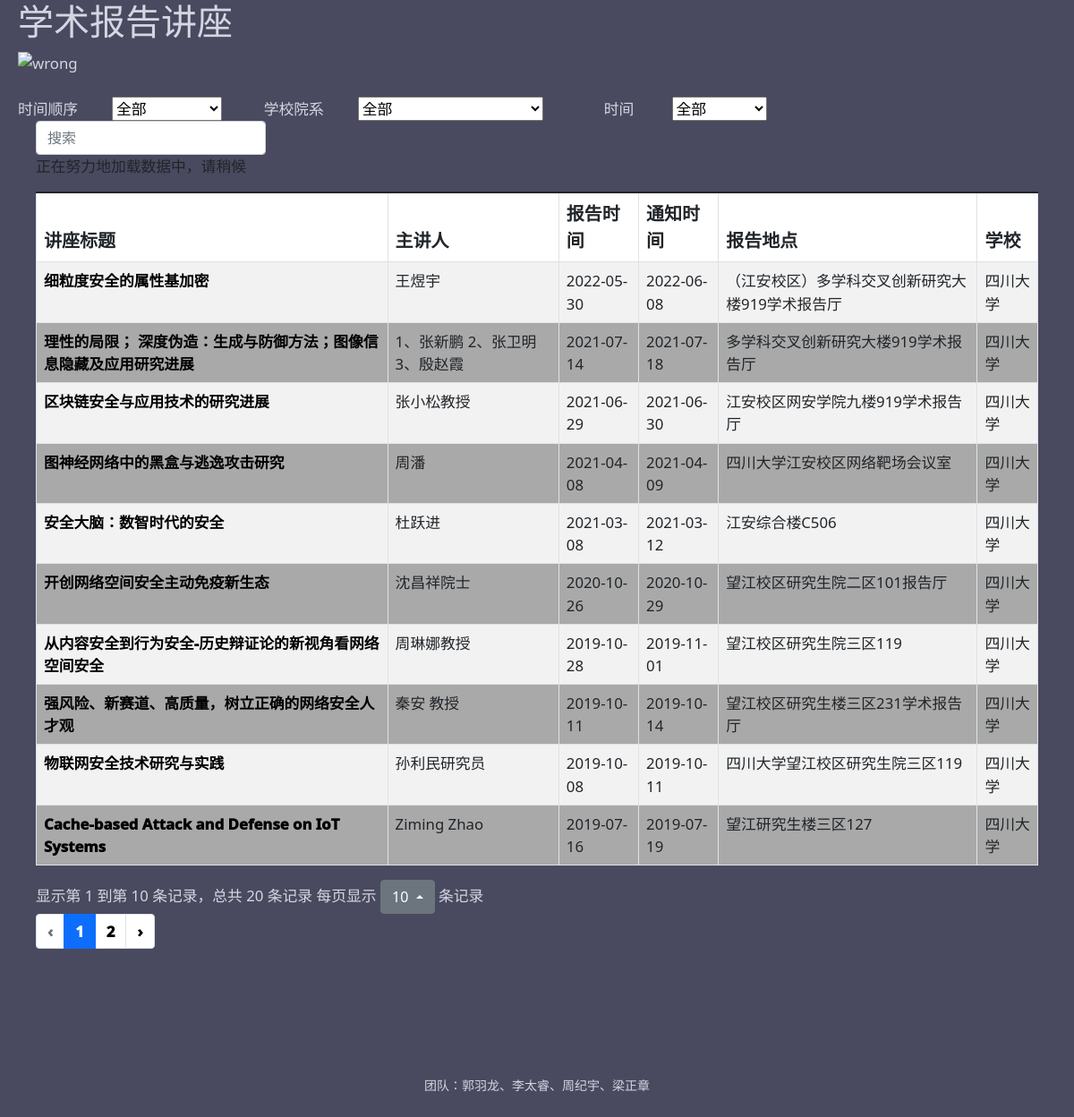
/sc, run on the app's committed database.
### tables this page shows
CREATE TABLE inf(university text,link text PRIMARY KEY,title text,time text,speaker text,place text, rel_time text);

### app.py (the view)
@app.route('/sc')
def website1_3():  # put application's code here
    sql = '''select *
         from inf
        where inf.university == "�Ĵ���ѧ"
        order by time desc
        '''
    datalist = use_db(sql)
    return render_template("school3.html", reports=datalist)

### app.py (called while the page is built)
def use_db(sql_order):
    conn = sqlite3.connect('lecture.db')
    datalist = []
    cur = conn.cursor()
    cur.execute(sql_order)
    results = cur.fetchall()
    for row in results:
        datalist.append(row)
    conn.commit()
    conn.close()
    return datalist

### templates/school3.html (shortened to what this page needs)
<!DOCTYPE html>
<html lang="en">
<head>
    <link rel="stylesheet" href="/static/css/style.css">
    <link rel="stylesheet" href="/static/css">
    <link href="https://cdn.jsdelivr.net/npm/bootstrap@5.1.3/dist/css/bootstrap.min.css" rel="stylesheet"
>
    <link rel="stylesheet" href="https://cdn.jsdelivr.net/npm/bootstrap-icons@1.7.2/font/bootstrap-icons.css">
    <link rel="stylesheet" href="https://unpkg.com/bootstrap-table@1.20.2/dist/bootstrap-table.min.css">
    <link rel="stylesheet" href="/static/src/jquery.page.css">
</head>
<body style="margin-left: 20px; margin-right: 20px; ">
<h1 class="content">学术报告讲座</h1>
<div>
    <img
            src="https://www.cs.tsinghua.edu.cn/images/list-banner.png"
            height="120px"
            width="1350"
    alt="wrong"
    />
</div>
<br/>
<span class="kg">时间顺序</span
>&emsp; &emsp;<label>
    <select onchange="window.open(this.options[this.selectedIndex].value)">
        <option value="/">全部</option>
    </select>
</label>
<span class="kg">学校院系</span
>&emsp; &emsp;<label for=""></label><select onchange="window.open(this.options[this.selectedIndex].value)">
    <option value="/" selected>全部</option>
</select>
&emsp; &emsp; &emsp; 时间&emsp; &emsp;
    <select onchange="window.open(this.options[this.selectedIndex].value)">
        <option value="/">全部</option>
    </select>
<div style="margin-left: 20px; margin-right: 20px; ">
<table
        id='table_page'
        class="table-striped"
>
    {% for report in reports %}
        <tr>
            <th><a href="{{ report[1] }}" target="_blank">
                {{ report[2] }} </a></th>
            <th>{{ report[4] }}</th>
            <th>{{ report[6] }}</th>
            <th>{{ report[3] }}</th>
            <th>{{ report[5] }}</th>
            <th >{{ report[0] }}</th>
        </tr>
    {% endfor %}
</table>
</div>
<br><br><br>
<div style="text-align:center;margin:50px 0; font:normal 14px/24px 'MicroSoft YaHei';">
<p>团队：郭羽龙、李太睿、周纪宇、梁正章</p>
</div>
</body>
</html>

### static/css/style.css (style rules this page uses)
tr:nth-child(odd) { background-color: #ffffff; }
tr:nth-child(even) { background-color: rgb(169, 169, 169); }
a { font-weight: 1000; color: #000000; }
a:link { text-decoration: none; color:black; }

### data on the page
inf: title "细粒度安全的属性基加密", speaker "王煜宇", rel_time "2022-05-30", time "2022-06-08", place "（江安校区）多学科交叉创新研究大楼919学术报告厅", university "四川大学"
inf: title "理性的局限； 深度伪造：生成与防御方法；图像信息隐藏及应用研究进展", speaker "1、张新鹏 2、张卫明 3、殷赵霞", rel_time "2021-07-14", time "2021-07-18", place "多学科交叉创新研究大楼919学术报告厅", university "四川大学"
inf: title "区块链安全与应用技术的研究进展", speaker "张小松教授", rel_time "2021-06-29", time "2021-06-30", place "江安校区网安学院九楼919学术报告厅", university "四川大学"
inf: title "图神经网络中的黑盒与逃逸攻击研究", speaker "周潘", rel_time "2021-04-08", time "2021-04-09", place "四川大学江安校区网络靶场会议室", university "四川大学"
inf: title "安全大脑：数智时代的安全", speaker "杜跃进", rel_time "2021-03-08", time "2021-03-12", place "江安综合楼C506", university "四川大学"
inf: title "开创网络空间安全主动免疫新生态", speaker "沈昌祥院士", rel_time "2020-10-26", time "2020-10-29", place "望江校区研究生院二区101报告厅", university "四川大学"
inf: title "从内容安全到行为安全-历史辩证论的新视角看网络空间安全", speaker "周琳娜教授", rel_time "2019-10-28", time "2019-11-01", place "望江校区研究生院三区119", university "四川大学"
inf: title "强风险、新赛道、高质量，树立正确的网络安全人才观", speaker "秦安 教授", rel_time "2019-10-11", time "2019-10-14", place "望江校区研究生楼三区231学术报告厅", university "四川大学"
inf: title "物联网安全技术研究与实践", speaker "孙利民研究员", rel_time "2019-10-08", time "2019-10-11", place "四川大学望江校区研究生院三区119", university "四川大学"
inf: title "Cache-based Attack and Defense on IoT Systems", speaker "Ziming Zhao", rel_time "2019-07-16", time "2019-07-19", place "望江研究生楼三区127", university "四川大学"
